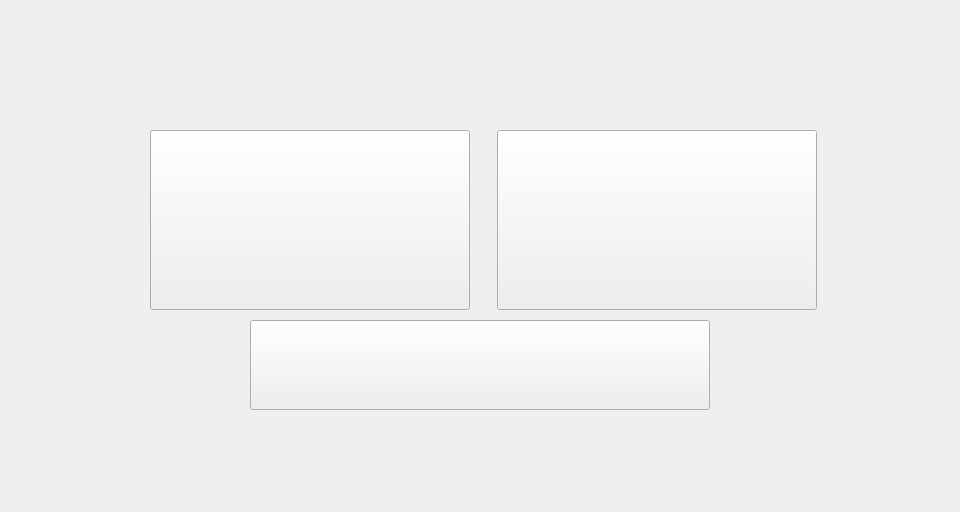
<?xml version="1.0" encoding="UTF-8"?>
<ui version="4.0">
 <class>MainWindow</class>
 <widget class="QMainWindow" name="MainWindow">
  <property name="geometry">
   <rect>
    <x>0</x>
    <y>0</y>
    <width>960</width>
    <height>512</height>
   </rect>
  </property>
  <property name="minimumSize">
   <size>
    <width>960</width>
    <height>512</height>
   </size>
  </property>
  <property name="maximumSize">
   <size>
    <width>960</width>
    <height>512</height>
   </size>
  </property>
  <property name="baseSize">
   <size>
    <width>960</width>
    <height>512</height>
   </size>
  </property>
  <property name="windowTitle">
   <string>MainWindow</string>
  </property>
  <widget class="QWidget" name="centralwidget">
   <widget class="QLabel" name="label">
    <property name="geometry">
     <rect>
      <x>0</x>
      <y>0</y>
      <width>960</width>
      <height>512</height>
     </rect>
    </property>
    <property name="minimumSize">
     <size>
      <width>960</width>
      <height>512</height>
     </size>
    </property>
    <property name="maximumSize">
     <size>
      <width>960</width>
      <height>512</height>
     </size>
    </property>
    <property name="baseSize">
     <size>
      <width>960</width>
      <height>512</height>
     </size>
    </property>
    <property name="text">
     <string/>
    </property>
    <property name="pixmap">
     <pixmap>../Downloads/images/image1.png</pixmap>
    </property>
   </widget>
   <widget class="QWidget" name="horizontalLayoutWidget">
    <property name="geometry">
     <rect>
      <x>129</x>
      <y>119</y>
      <width>709</width>
      <height>202</height>
     </rect>
    </property>
    <layout class="QHBoxLayout" name="horizontalLayout">
     <item>
      <widget class="QPushButton" name="pushButton_2">
       <property name="minimumSize">
        <size>
         <width>320</width>
         <height>180</height>
        </size>
       </property>
       <property name="maximumSize">
        <size>
         <width>320</width>
         <height>180</height>
        </size>
       </property>
       <property name="text">
        <string/>
       </property>
       <property name="icon">
        <iconset>
         <normaloff>../Downloads/wifi.png</normaloff>../Downloads/wifi.png</iconset>
       </property>
       <property name="iconSize">
        <size>
         <width>350</width>
         <height>180</height>
        </size>
       </property>
      </widget>
     </item>
     <item>
      <widget class="QPushButton" name="pushButton">
       <property name="minimumSize">
        <size>
         <width>320</width>
         <height>180</height>
        </size>
       </property>
       <property name="maximumSize">
        <size>
         <width>320</width>
         <height>180</height>
        </size>
       </property>
       <property name="text">
        <string/>
       </property>
       <property name="icon">
        <iconset>
         <normaloff>../Downloads/usb.png</normaloff>../Downloads/usb.png</iconset>
       </property>
       <property name="iconSize">
        <size>
         <width>350</width>
         <height>180</height>
        </size>
       </property>
      </widget>
     </item>
    </layout>
   </widget>
   <widget class="QPushButton" name="pushButton_3">
    <property name="geometry">
     <rect>
      <x>250</x>
      <y>320</y>
      <width>460</width>
      <height>90</height>
     </rect>
    </property>
    <property name="minimumSize">
     <size>
      <width>400</width>
      <height>90</height>
     </size>
    </property>
    <property name="maximumSize">
     <size>
      <width>16777215</width>
      <height>90</height>
     </size>
    </property>
    <property name="text">
     <string/>
    </property>
    <property name="icon">
     <iconset>
      <normaloff>../Downloads/settings.png</normaloff>../Downloads/settings.png</iconset>
    </property>
    <property name="iconSize">
     <size>
      <width>500</width>
      <height>100</height>
     </size>
    </property>
   </widget>
  </widget>
 </widget>
 <resources/>
 <connections/>
</ui>
